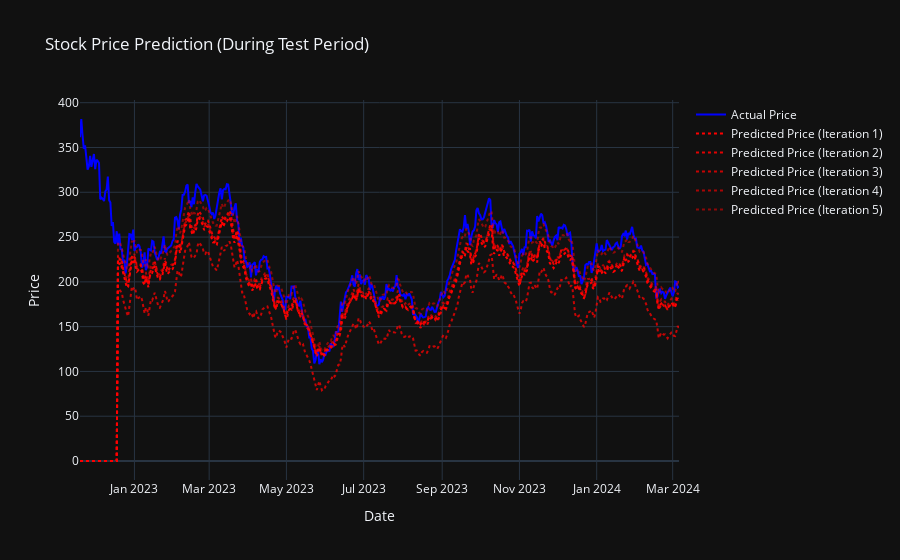

The notebook cell this image was saved under:
### Code cell
# Creating traces for the actual and predicted stock prices
trace_actual = go.Scatter(
    x=dates,
    y=data['Close'].iloc[train_len:].values,
    mode='lines',
    name='Actual Price',
    line=dict(color='blue', width=2)
)

traces_predicted = []
for i, preds in enumerate(model_predictions):
    trace_predicted = go.Scatter(
        x=dates,
        y=preds,
        mode='lines',
        name=f'Predicted Price (Iteration {i+1})',
        line=dict(color=f'rgba(255, 0, 0, {1 - i*0.12})', dash='dot', width=2)  # Adjust opacity for clarity
    )
    traces_predicted.append(trace_predicted)

# Create the layout and figure
layout = go.Layout(
    title='Stock Price Prediction (During Test Period)',
    xaxis=dict(title='Date'),
    yaxis=dict(title='Price'),
    template='plotly_dark'
)

fig = go.Figure(data=[trace_actual] + traces_predicted, layout=layout)
fig.show()

### Figure 1 — Plotly figure (JSON) as saved in the notebook; plotly's stock layout.template omitted (floating-point values rounded to 4 significant figures; data arrays with more than 128 entries replaced by an {"elided": "..."} marker saying what was removed)
{"data": [{"line": {"color": "blue", "width": 2}, "mode": "lines", "name": "Actual Price", "type": "scatter", "x": {"elided": "474 str values"}, "y": {"elided": "504 float values"}}, {"line": {"color": "rgba(255, 0, 0, 1.0)", "dash": "dot", "width": 2}, "mode": "lines", "name": "Predicted Price (Iteration 1)", "type": "scatter", "x": {"elided": "474 str values"}, "y": {"elided": "504 float values"}}, {"line": {"color": "rgba(255, 0, 0, 0.88)", "dash": "dot", "width": 2}, "mode": "lines", "name": "Predicted Price (Iteration 2)", "type": "scatter", "x": {"elided": "474 str values"}, "y": {"elided": "504 float values"}}, {"line": {"color": "rgba(255, 0, 0, 0.76)", "dash": "dot", "width": 2}, "mode": "lines", "name": "Predicted Price (Iteration 3)", "type": "scatter", "x": {"elided": "474 str values"}, "y": {"elided": "504 float values"}}, {"line": {"color": "rgba(255, 0, 0, 0.64)", "dash": "dot", "width": 2}, "mode": "lines", "name": "Predicted Price (Iteration 4)", "type": "scatter", "x": {"elided": "474 str values"}, "y": {"elided": "504 float values"}}, {"line": {"color": "rgba(255, 0, 0, 0.52)", "dash": "dot", "width": 2}, "mode": "lines", "name": "Predicted Price (Iteration 5)", "type": "scatter", "x": {"elided": "474 str values"}, "y": {"elided": "504 float values"}}], "layout": {"title": {"text": "Stock Price Prediction (During Test Period)"}, "xaxis": {"title": {"text": "Date"}}, "yaxis": {"title": {"text": "Price"}}}}
